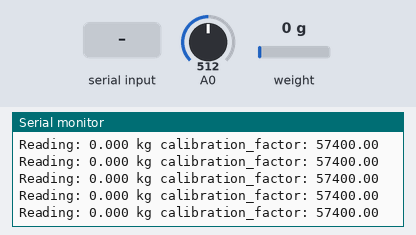
Recording of a sketch running on a simulated Arduino Uno, built with avr-gcc and run on an emulated ATmega328P. Shown: the last lines printed to the serial monitor. The inputs (shaded band) are chosen by the test bench; at power-on: weight on the scale 0 g, A0 = 512.

Above: at 3.3 s.
3.4 s: weight on the scale set to 100 g
At 3.5 s:
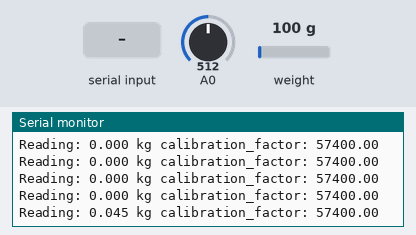
6.4 s: "+" received over Serial
At 6.73 s:
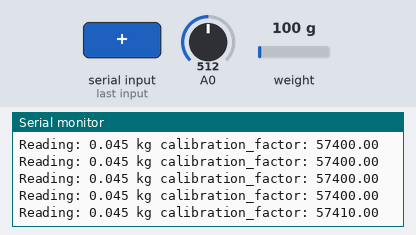
9.4 s: byte 117 ('u') received over Serial
At 9.75 s:
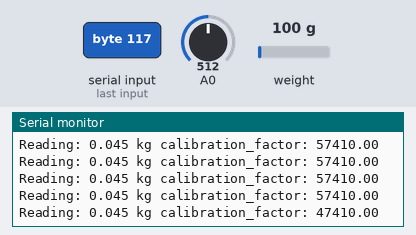
10.9 s: byte 105 ('i') received over Serial
At 11.16 s:
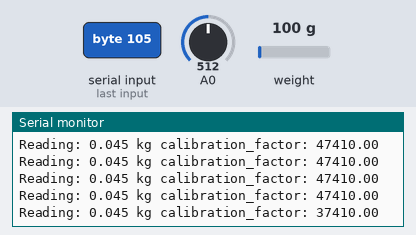
12.4 s: "a" received over Serial
At 12.58 s:
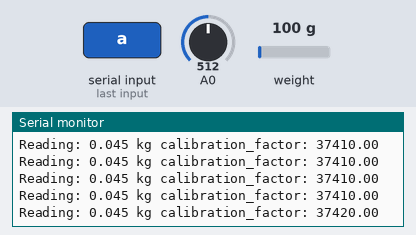
13.9 s: weight on the scale set to 1250 g
At 13.99 s:
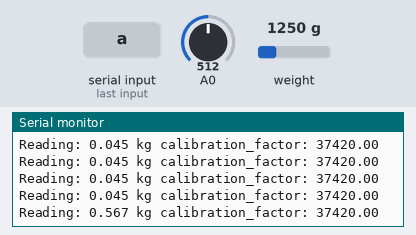
Timing chart, 0 to 16.4 s (numbered marks = the images above; inputs shaded):
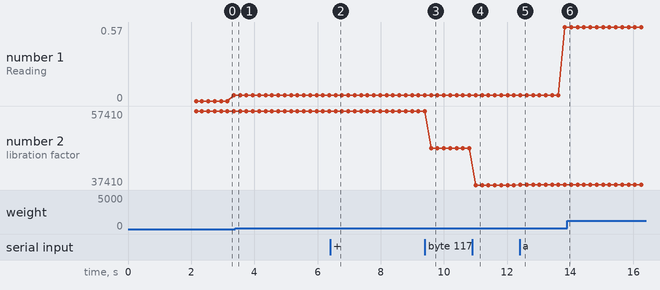

Measured:
- after the input at 6.4 s, the serial monitor: prints a new line after 0.17 s (image 2)
- after the input at 9.4 s, the serial monitor: prints a new line after 0.20 s (image 3)
- after the input at 10.9 s, the serial monitor: prints a new line after 0.11 s (image 4)
- after the input at 12.4 s, the serial monitor: prints a new line at once (image 5)
- plotted number 1: 0.04 → 0.57 after the input at 12.4 s
- plotted number 2: 57400 → 57410 after the input at 6.4 s, 57410 → 47410 after the input at 9.4 s, 47410 → 37410 after the input at 10.9 s, 37410 → 37420 after the input at 12.4 s

The sketch:

loadCell_Calibraton.ino
```cpp
//Creator:Rimi Ghosh, refered Internet to create this script
#include "HX711.h"
float analog_pot=0;
#define DOUT 2
#define CLK 3
#define SCREEN_WIDTH 128 // OLED display width, in pixels
#define SCREEN_HEIGHT 64 // OLED display height, in pixels

HX711 scale;

float calibration_factor =57400;
//56400 worked for my 440lb max scale set


void setup() {
Serial.begin(9600);
scale.begin(DOUT, CLK);
Serial.println("HX711 calibration sketch");
Serial.println("Remove all weight from scale");
Serial.println("After readings begin, place known weight on scale");
Serial.println("Press + or a to increase calibration factor");
Serial.println("Press - or z to decrease calibration factor");

scale.set_scale();
scale.tare(); //Reset the scale to 0

long zero_factor = scale.read_average(); //Get a baseline reading
Serial.print("Zero factor: "); //This can be used to remove the need to tare the scale. Useful in permanent scale projects.
Serial.println(zero_factor);

}

void loop() {
analog_pot=analogRead(A0);
scale.set_scale(calibration_factor); //Adjust to this calibration factor

Serial.print("Reading: ");
Serial.print(scale.get_units()*0.453592, 3);
Serial.print(" kg"); //Change this to kg and re-adjust the calibration factor if you follow SI units like a sane person
Serial.print(" calibration_factor: ");
Serial.print(calibration_factor);
Serial.println();


delay(100);

if(Serial.available())
{
char temp = Serial.read();
if(temp == '+' || temp == 'a')
calibration_factor += 10;
else if(temp == '-' || temp == 'z')
calibration_factor -= 10;

if(temp == 'q' || temp == 'w')
calibration_factor += 100;
else if(temp == 'e' || temp == 'r')
calibration_factor -= 100;


if(temp == 't' || temp == 'y')
calibration_factor += 10000;
else if(temp == 'u' || temp == 'i')
calibration_factor -= 10000;

}
}
```
